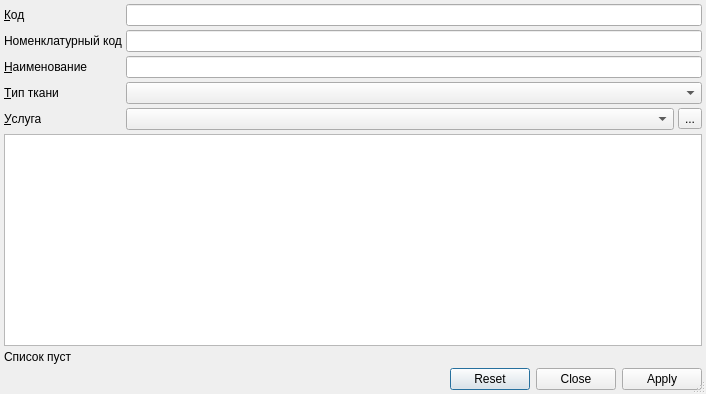
<?xml version="1.0" encoding="UTF-8"?>
<ui version="4.0">
 <class>ActionTypeFindDialog</class>
 <widget class="QDialog" name="ActionTypeFindDialog">
  <property name="geometry">
   <rect>
    <x>0</x>
    <y>0</y>
    <width>706</width>
    <height>394</height>
   </rect>
  </property>
  <property name="windowTitle">
   <string>Dialog</string>
  </property>
  <property name="sizeGripEnabled">
   <bool>true</bool>
  </property>
  <layout class="QGridLayout" name="gridLayout">
   <property name="margin">
    <number>4</number>
   </property>
   <property name="spacing">
    <number>4</number>
   </property>
   <item row="0" column="0">
    <widget class="QLabel" name="lblCode">
     <property name="sizePolicy">
      <sizepolicy hsizetype="Maximum" vsizetype="Preferred">
       <horstretch>0</horstretch>
       <verstretch>0</verstretch>
      </sizepolicy>
     </property>
     <property name="text">
      <string>&amp;Код</string>
     </property>
     <property name="buddy">
      <cstring>edtCode</cstring>
     </property>
    </widget>
   </item>
   <item row="0" column="1" colspan="2">
    <widget class="QLineEdit" name="edtCode"/>
   </item>
   <item row="1" column="0">
    <widget class="QLabel" name="lblNomenclativeCode">
     <property name="sizePolicy">
      <sizepolicy hsizetype="Maximum" vsizetype="Preferred">
       <horstretch>0</horstretch>
       <verstretch>0</verstretch>
      </sizepolicy>
     </property>
     <property name="text">
      <string>Номенклатурный код</string>
     </property>
     <property name="buddy">
      <cstring>edtNomenclativeCode</cstring>
     </property>
    </widget>
   </item>
   <item row="1" column="1" colspan="2">
    <widget class="QLineEdit" name="edtNomenclativeCode"/>
   </item>
   <item row="2" column="0">
    <widget class="QLabel" name="lblName">
     <property name="sizePolicy">
      <sizepolicy hsizetype="Maximum" vsizetype="Preferred">
       <horstretch>0</horstretch>
       <verstretch>0</verstretch>
      </sizepolicy>
     </property>
     <property name="text">
      <string>&amp;Наименование</string>
     </property>
     <property name="buddy">
      <cstring>edtName</cstring>
     </property>
    </widget>
   </item>
   <item row="2" column="1" colspan="2">
    <widget class="QLineEdit" name="edtName"/>
   </item>
   <item row="4" column="0">
    <widget class="QLabel" name="lblProfilePayment">
     <property name="sizePolicy">
      <sizepolicy hsizetype="Maximum" vsizetype="Preferred">
       <horstretch>0</horstretch>
       <verstretch>0</verstretch>
      </sizepolicy>
     </property>
     <property name="text">
      <string>&amp;Услуга</string>
     </property>
     <property name="buddy">
      <cstring>cmbService</cstring>
     </property>
    </widget>
   </item>
   <item row="4" column="1">
    <widget class="CRBComboBox" name="cmbService"/>
   </item>
   <item row="6" column="0" colspan="3">
    <widget class="CTableView" name="tblActionTypeFound"/>
   </item>
   <item row="4" column="2">
    <widget class="QToolButton" name="btnSelectService">
     <property name="text">
      <string>...</string>
     </property>
    </widget>
   </item>
   <item row="8" column="0" colspan="3">
    <widget class="QLabel" name="lblRecordsCount">
     <property name="text">
      <string>Список пуст</string>
     </property>
    </widget>
   </item>
   <item row="3" column="0">
    <widget class="QLabel" name="lblTissueType">
     <property name="text">
      <string>&amp;Тип ткани</string>
     </property>
     <property name="buddy">
      <cstring>cmbTissueType</cstring>
     </property>
    </widget>
   </item>
   <item row="3" column="1" colspan="2">
    <widget class="CRBComboBox" name="cmbTissueType"/>
   </item>
   <item row="9" column="0" colspan="3">
    <layout class="QHBoxLayout" name="horizontalLayout">
     <property name="spacing">
      <number>4</number>
     </property>
     <item>
      <spacer name="horizontalSpacer">
       <property name="orientation">
        <enum>Qt::Horizontal</enum>
       </property>
       <property name="sizeHint" stdset="0">
        <size>
         <width>40</width>
         <height>20</height>
        </size>
       </property>
      </spacer>
     </item>
     <item>
      <widget class="QDialogButtonBox" name="buttonBox">
       <property name="sizePolicy">
        <sizepolicy hsizetype="Maximum" vsizetype="Fixed">
         <horstretch>0</horstretch>
         <verstretch>0</verstretch>
        </sizepolicy>
       </property>
       <property name="orientation">
        <enum>Qt::Horizontal</enum>
       </property>
       <property name="standardButtons">
        <set>QDialogButtonBox::Apply|QDialogButtonBox::Close|QDialogButtonBox::Reset</set>
       </property>
       <property name="centerButtons">
        <bool>false</bool>
       </property>
      </widget>
     </item>
    </layout>
   </item>
  </layout>
 </widget>
 <customwidgets>
  <customwidget>
   <class>CTableView</class>
   <extends>QTableView</extends>
   <header>library/TableView.h</header>
  </customwidget>
  <customwidget>
   <class>CRBComboBox</class>
   <extends>QComboBox</extends>
   <header>library/crbcombobox.h</header>
  </customwidget>
 </customwidgets>
 <tabstops>
  <tabstop>edtCode</tabstop>
  <tabstop>edtNomenclativeCode</tabstop>
  <tabstop>edtName</tabstop>
  <tabstop>cmbTissueType</tabstop>
  <tabstop>cmbService</tabstop>
  <tabstop>btnSelectService</tabstop>
  <tabstop>tblActionTypeFound</tabstop>
  <tabstop>buttonBox</tabstop>
 </tabstops>
 <resources/>
 <connections>
  <connection>
   <sender>buttonBox</sender>
   <signal>accepted()</signal>
   <receiver>ActionTypeFindDialog</receiver>
   <slot>accept()</slot>
   <hints>
    <hint type="sourcelabel">
     <x>682</x>
     <y>388</y>
    </hint>
    <hint type="destinationlabel">
     <x>157</x>
     <y>274</y>
    </hint>
   </hints>
  </connection>
  <connection>
   <sender>buttonBox</sender>
   <signal>rejected()</signal>
   <receiver>ActionTypeFindDialog</receiver>
   <slot>reject()</slot>
   <hints>
    <hint type="sourcelabel">
     <x>700</x>
     <y>388</y>
    </hint>
    <hint type="destinationlabel">
     <x>286</x>
     <y>274</y>
    </hint>
   </hints>
  </connection>
 </connections>
</ui>
